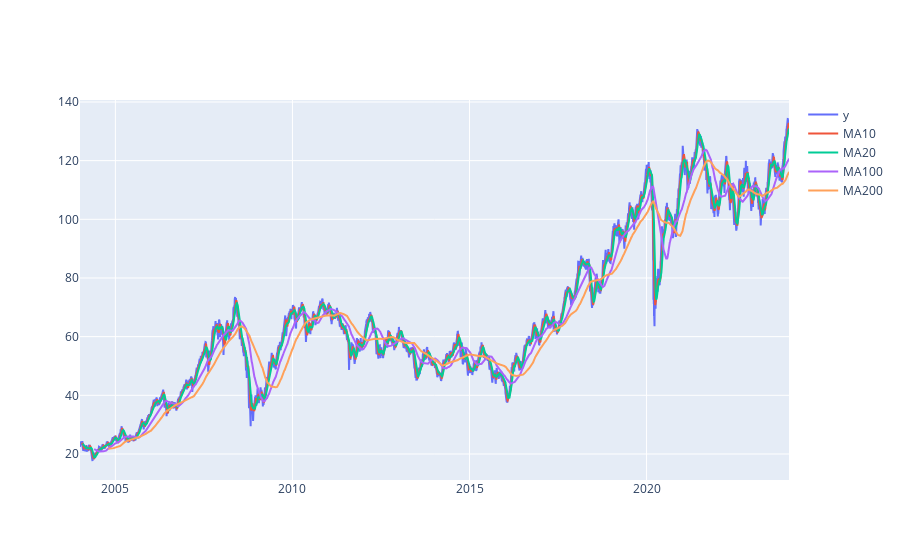

The notebook cell saved with this chart:
### Code cell
fig = go.Figure()
fig.add_trace(go.Scatter(x=df.index, y=df['y'], name='y'))
fig.add_trace(go.Scatter(x=df.index, y=df['MA10'], name='MA10'))
fig.add_trace(go.Scatter(x=df.index, y=df['MA20'], name='MA20'))
fig.add_trace(go.Scatter(x=df.index, y=df['MA100'], name='MA100'))
fig.add_trace(go.Scatter(x=df.index, y=df['MA200'], name='MA200'))
fig.show()

### Figure 1 — Plotly figure (JSON) as saved in the notebook; plotly's stock layout.template omitted (floating-point values rounded to 4 significant figures; data arrays with more than 128 entries replaced by an {"elided": "..."} marker saying what was removed)
{"data": [{"name": "y", "type": "scatter", "x": {"elided": "4957 str values"}, "y": {"elided": "4957 float values"}}, {"name": "MA10", "type": "scatter", "x": {"elided": "4957 str values"}, "y": {"elided": "4957 float values"}}, {"name": "MA20", "type": "scatter", "x": {"elided": "4957 str values"}, "y": {"elided": "4957 float values"}}, {"name": "MA100", "type": "scatter", "x": {"elided": "4957 str values"}, "y": {"elided": "4957 float values"}}, {"name": "MA200", "type": "scatter", "x": {"elided": "4957 str values"}, "y": {"elided": "4957 float values"}}], "layout": {}}
